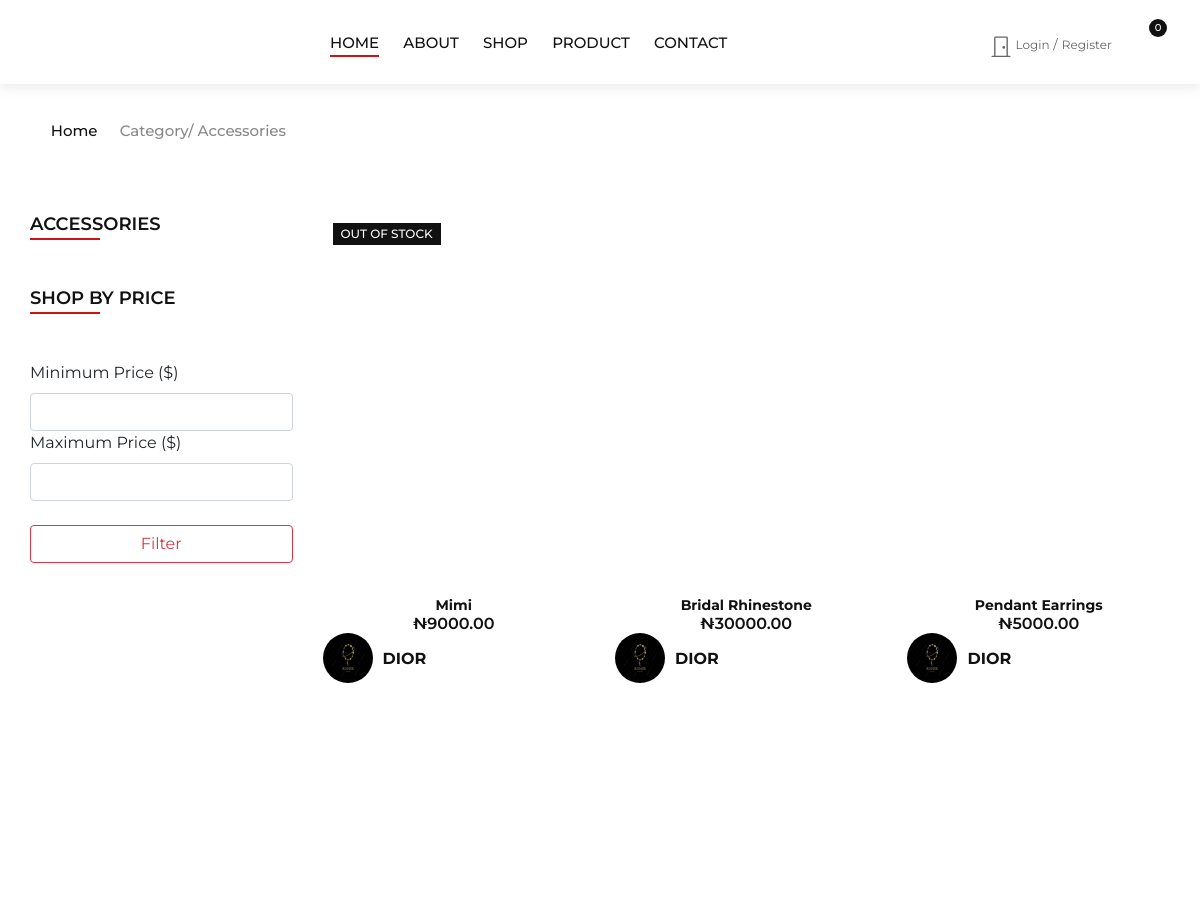
Before: /wallet/category/accessories/ (upper part) with the older database file.
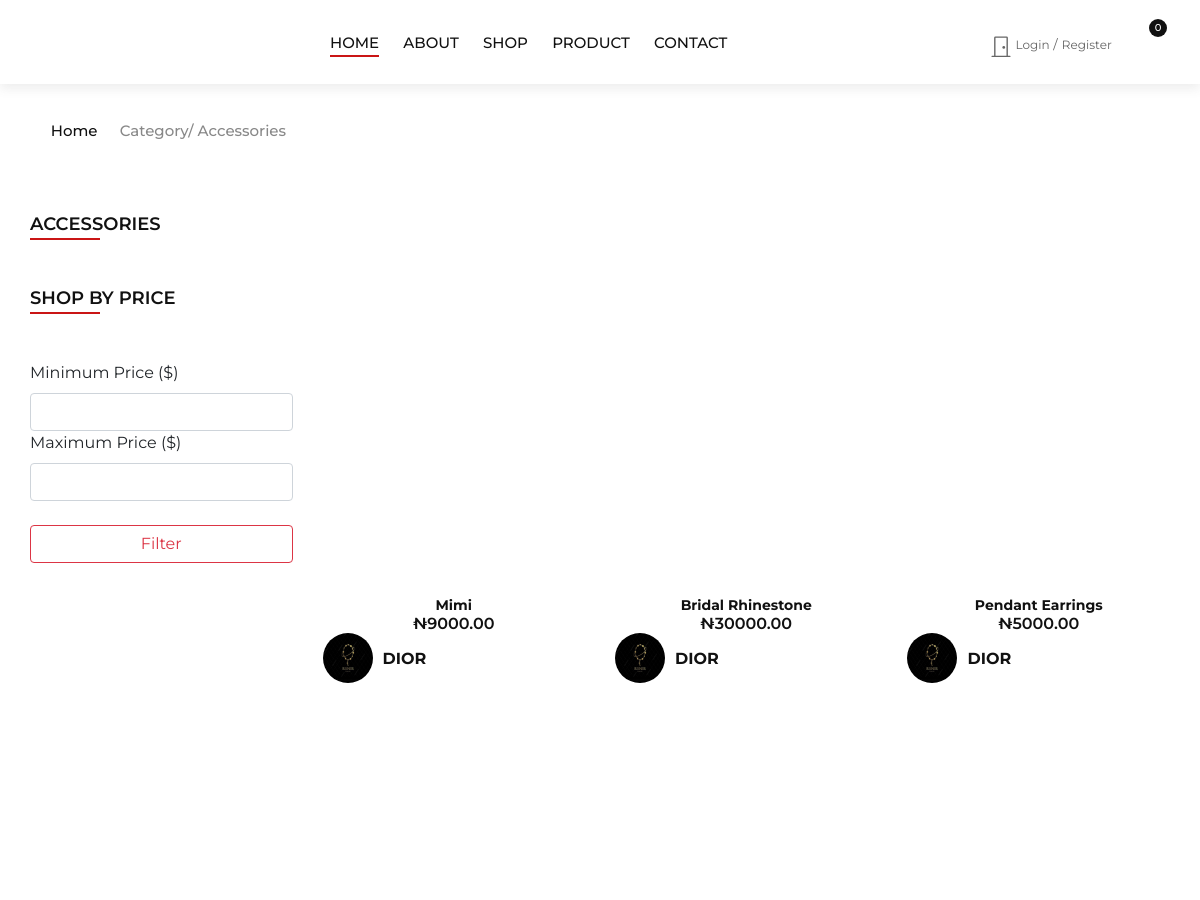
After: the same page with the newer database file.
### walletapp/models.py (models this page shows, shortened)
class Products(models.Model):
    user = models.ForeignKey(settings.AUTH_USER_MODEL, on_delete=models.CASCADE)
    shop_name = models.ForeignKey(Shop, verbose_name='Shop Name', on_delete=models.CASCADE, related_name='products')
    category = models.ForeignKey(Categories, on_delete=models.CASCADE, null=True, blank=True)
    product_image1 = models.ImageField(upload_to='products/', null=True, blank=True)
    product_name = models.CharField(max_length=100)
    slug = models.SlugField(max_length=300)
    price = models.DecimalField(verbose_name='Price', max_digits=10, decimal_places=2)
    no_of_stock = models.PositiveIntegerField(verbose_name='Number of stocks')
    in_stock = models.BooleanField(default=True)
    content = HTMLField()
    best_seller_product = models.BooleanField(null=True, blank=True)
    hot_trend= models.BooleanField(null=True)
    created_at = models.DateTimeField(auto_now_add=True, null=True)
    uploaded_at = models.DateTimeField(auto_now=True)
    users_wishlist = models.ManyToManyField(settings.AUTH_USER_MODEL, related_name="user_wishlist", blank=True)
    objects = models.Manager()
    products = models.Manager()
    class Meta:
        verbose_name_plural='Products'
        ordering = ('-created_at',)
    def show_image1(self):
        if self.product_image1:
            return self.product_image1.url
    def get_absolute_url(self):
        return reverse('walletapp:product_detail', args=[self.slug])

class Shop(models.Model):
    FEATURE = 'Feature'
    NO_FEATURE = 'No Feature'
    CHOOSE = ''
    APPEAR_HOME_FIELD=[
        (FEATURE, 'Appear on home'),
        (NO_FEATURE, "Don't show on home"),
        (CHOOSE, 'Please Choose')
    ]
    shop_name = models.CharField(max_length=100, verbose_name='Shop Name')
    slug = models.SlugField(unique=True)
    user = models.ForeignKey(settings.AUTH_USER_MODEL, on_delete=models.CASCADE)
    address = models.CharField(max_length=500, verbose_name='Address')
    email = models.EmailField(null=True, blank=True, verbose_name='Shop Email')
    shop_image = models.ImageField(upload_to='shop-images', null=True, blank=True)
    instagram = models.URLField(null=True, blank=True, verbose_name='Shop Instagram', help_text="The Instagram must be of the shop, not personal")
    phone_number = models.CharField(max_length=20, null=True, blank=True)
    shop_bio= HTMLField()
    category = models.ForeignKey('Categories', on_delete=models.CASCADE)
    appear_home = models.CharField(max_length=50, choices=APPEAR_HOME_FIELD, default=CHOOSE)
    featured_shop = models.BooleanField()
    popular_shop = models.BooleanField(null=True)
    monday_start_time = models.TimeField(null=True, blank=True)
    monday_end_time = models.TimeField(null=True, blank=True)
    tuesday_start_time = models.TimeField(null=True, blank=True)
    tuesday_end_time = models.TimeField(null=True, blank=True)
    wednesday_start_time = models.TimeField(null=True, blank=True)
    wednesday_end_time = models.TimeField(null=True, blank=True)
    thursday_start_time = models.TimeField(null=True, blank=True)
    thursday_end_time = models.TimeField(null=True, blank=True)
    friday_start_time = models.TimeField(null=True, blank=True)
    friday_end_time = models.TimeField(null=True, blank=True)
    saturday_start_time = models.TimeField(null=True, blank=True)
    saturday_end_time = models.TimeField(null=True, blank=True)
    sunday_start_time = models.TimeField(null=True, blank=True)
    sunday_end_time = models.TimeField(null=True, blank=True)
    created_at = models.DateTimeField(auto_now_add=True)
    uploaded_at = models.DateTimeField(auto_now=True)
    class Meta():
        verbose_name_plural = 'Shops'
    def shop_img(self):
        if self.shop_image:
          return self.shop_image.url
        else:
            return '/static/uploads/logo/1641903359_favicon2.png'

### walletapp/views.py (the view)
# urls.py: path('category/<slug:category_slug>/', views.category_list, name='single_cat'),
def category_list(request, category_slug=None):
    category = get_object_or_404(Categories, slug=category_slug)
    products = Products.objects.filter(category__in=Categories.objects.get(slug=category_slug).get_descendants(include_self=True))
    form = PriceFilterForm(request.GET)
    if form.is_valid():
        min_price = form.cleaned_data['min_price']
        max_price = form.cleaned_data['max_price']
        if min_price:
            products = products.filter(price__gte=min_price)
        if max_price:
            products = products.filter(price__lte=max_price)
    paginator = Paginator(products, 6)
    page = request.GET.get('page')
    try:
        products = paginator.page(page)
    except PageNotAnInteger:
        products = paginator.page(1)
    except EmptyPage:
        products = paginator.page(paginator.num_pages)
    context = {
        'products': products,
        'form': form,
        'category': category,
    }
    return render(request, "category.html", context)

### walletapp/forms.py
class PriceFilterForm(forms.Form):
    min_price = forms.DecimalField(decimal_places=2, required=False, widget=forms.TextInput(
            attrs={'class': 'form-control mb-3', 'placeholder': '', 'class':'form-control',}))
    max_price = forms.DecimalField(decimal_places=2, required=False, widget=forms.TextInput(
            attrs={'class': 'form-control mb-3', 'placeholder': '', 'class':'form-control',}))
    model = Products

### basket/basket.py (called while the page is built)
    def __len__(self):
        return sum(item['qty'] for item in self.basket.values())

### basket/context_processor.py (called while the page is built)
def basket(request):
    return { 'basket' : Basket(request) }

### templates/category.html (shortened to what this page needs)
{% extends "base.html" %}
{% load static %}
{% block content %}
    <div class="breadcrumb-option">
        <div class="container">
            <div class="row">
                <div class="col-lg-12">
                    <div class="breadcrumb__links">
                        <a href="{% url 'myhome' %}"><i class="fa fa-home"></i> Home</a>
                        <span>Category/ {{category.cat_name}}</span>
                    </div>
                </div>
            </div>
        </div>
    </div>
    <section class="shop spad">
        <div class="container">
            <div class="row">
                <div class="col-lg-3 col-md-3">
                    <div class="shop__sidebar">
                        <div class="sidebar__categories">
                            <div class="section-title">
                                <h4>{{category.cat_name}}</h4>
                            </div>
                        </div>
                        <div class="sidebar__filter">
                            <div class="section-title">
                                <h4>Shop by price</h4>
                            </div>
                            <div class="filter-range-wrap">
                                <div class="filter price-input">
                                    <form method="get">
                                        <label for="">Minimum Price ($)</label>
                                        {{ form.min_price }}
                                        <label for="">Maximum Price ($)</label>
                                        {{ form.max_price }}
                                        <br>
                                        <button class="btn  btn-outline-danger w-100" type="submit">Filter</button>
                                    </form>
                                </div>
                            </div>
                        </div>
                    </div>
                </div>
                <div class="col-lg-9 col-md-9">
                    <div class="row">
                        {% if not products %}
                        <h3 class="text-center"> No product is available yet for this category</h3>
                        {% else%}
                        {% for product in products %}
                        <div class="col-lg-4 col-md-6">
                            <div class="product__item">
                                <div class="product__item__pic set-bg" data-setbg="{{ product.show_image1 }}">
                                    {% if not product.in_stock %}
                                        <div class="label stockout">Out of Stock</div>
                                    {% elif product.new_product %}
                                        <div class="label new">New</div>
                                    {% endif %}
                                    <ul class="product__hover">
                                    </ul>
                                </div>
                                <div class="product__item__text">
                                    <h6><a href="{{ product.get_absolute_url }}"><strong>{{ product.product_name }}</strong></a></h6>
                                    <h6 class="product__price">&#8358;{{ product.price }}</h6>
                                    <div class="shop-info1">
                                        <img src="{{ product.shop_name.shop_img }}" class="shop-img img-fluid img-rounded" alt="{{ product.shop_name.shop_name }}">
                                        <h6 class="shop-name"><strong>{{ product.shop_name.shop_name }}</strong></h6>
                                    </div>
                                </div>
                            </div>
                        </div>
                        {% empty %}
                                <h3 class="text-center"> No product is available with this price range</h3>
                        {% endfor %}
                        {% endif %}
                    </div>
                </div>
            </div>
        </div>
    </section>
{% endblock %}

Changed rows visible on the page:
changed Products "Mimi": no longer shows "OUT OF STOCK"
